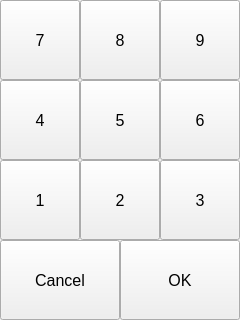
<?xml version="1.0" encoding="UTF-8"?>
<ui version="4.0">
 <class>VirtualKeyboard</class>
 <widget class="QFrame" name="VirtualKeyboard">
  <property name="geometry">
   <rect>
    <x>0</x>
    <y>0</y>
    <width>240</width>
    <height>320</height>
   </rect>
  </property>
  <property name="windowTitle">
   <string>Frame</string>
  </property>
  <widget class="QPushButton" name="sevenButton">
   <property name="geometry">
    <rect>
     <x>0</x>
     <y>0</y>
     <width>80</width>
     <height>80</height>
    </rect>
   </property>
   <property name="font">
    <font>
     <pointsize>12</pointsize>
    </font>
   </property>
   <property name="text">
    <string>7</string>
   </property>
  </widget>
  <widget class="QPushButton" name="eightButton">
   <property name="geometry">
    <rect>
     <x>80</x>
     <y>0</y>
     <width>80</width>
     <height>80</height>
    </rect>
   </property>
   <property name="font">
    <font>
     <pointsize>12</pointsize>
    </font>
   </property>
   <property name="text">
    <string>8</string>
   </property>
  </widget>
  <widget class="QPushButton" name="nineButton">
   <property name="geometry">
    <rect>
     <x>160</x>
     <y>0</y>
     <width>80</width>
     <height>80</height>
    </rect>
   </property>
   <property name="font">
    <font>
     <pointsize>12</pointsize>
    </font>
   </property>
   <property name="text">
    <string>9</string>
   </property>
  </widget>
  <widget class="QPushButton" name="fourButton">
   <property name="geometry">
    <rect>
     <x>0</x>
     <y>80</y>
     <width>80</width>
     <height>80</height>
    </rect>
   </property>
   <property name="font">
    <font>
     <pointsize>12</pointsize>
    </font>
   </property>
   <property name="text">
    <string>4</string>
   </property>
  </widget>
  <widget class="QPushButton" name="sixButton">
   <property name="geometry">
    <rect>
     <x>160</x>
     <y>80</y>
     <width>80</width>
     <height>80</height>
    </rect>
   </property>
   <property name="font">
    <font>
     <pointsize>12</pointsize>
    </font>
   </property>
   <property name="text">
    <string>6</string>
   </property>
  </widget>
  <widget class="QPushButton" name="fiveButton">
   <property name="geometry">
    <rect>
     <x>80</x>
     <y>80</y>
     <width>80</width>
     <height>80</height>
    </rect>
   </property>
   <property name="font">
    <font>
     <pointsize>12</pointsize>
    </font>
   </property>
   <property name="text">
    <string>5</string>
   </property>
  </widget>
  <widget class="QPushButton" name="oneButton">
   <property name="geometry">
    <rect>
     <x>0</x>
     <y>160</y>
     <width>80</width>
     <height>80</height>
    </rect>
   </property>
   <property name="font">
    <font>
     <pointsize>12</pointsize>
    </font>
   </property>
   <property name="text">
    <string>1</string>
   </property>
  </widget>
  <widget class="QPushButton" name="twoButton">
   <property name="geometry">
    <rect>
     <x>80</x>
     <y>160</y>
     <width>80</width>
     <height>80</height>
    </rect>
   </property>
   <property name="font">
    <font>
     <pointsize>12</pointsize>
    </font>
   </property>
   <property name="text">
    <string>2</string>
   </property>
  </widget>
  <widget class="QPushButton" name="threeButton">
   <property name="geometry">
    <rect>
     <x>160</x>
     <y>160</y>
     <width>80</width>
     <height>80</height>
    </rect>
   </property>
   <property name="font">
    <font>
     <pointsize>12</pointsize>
    </font>
   </property>
   <property name="text">
    <string>3</string>
   </property>
  </widget>
  <widget class="QPushButton" name="cancelButton">
   <property name="geometry">
    <rect>
     <x>0</x>
     <y>240</y>
     <width>120</width>
     <height>80</height>
    </rect>
   </property>
   <property name="font">
    <font>
     <pointsize>12</pointsize>
    </font>
   </property>
   <property name="text">
    <string>Cancel</string>
   </property>
  </widget>
  <widget class="QPushButton" name="okButton">
   <property name="geometry">
    <rect>
     <x>120</x>
     <y>240</y>
     <width>120</width>
     <height>80</height>
    </rect>
   </property>
   <property name="font">
    <font>
     <pointsize>12</pointsize>
    </font>
   </property>
   <property name="text">
    <string>OK</string>
   </property>
  </widget>
 </widget>
 <resources/>
 <connections/>
</ui>
